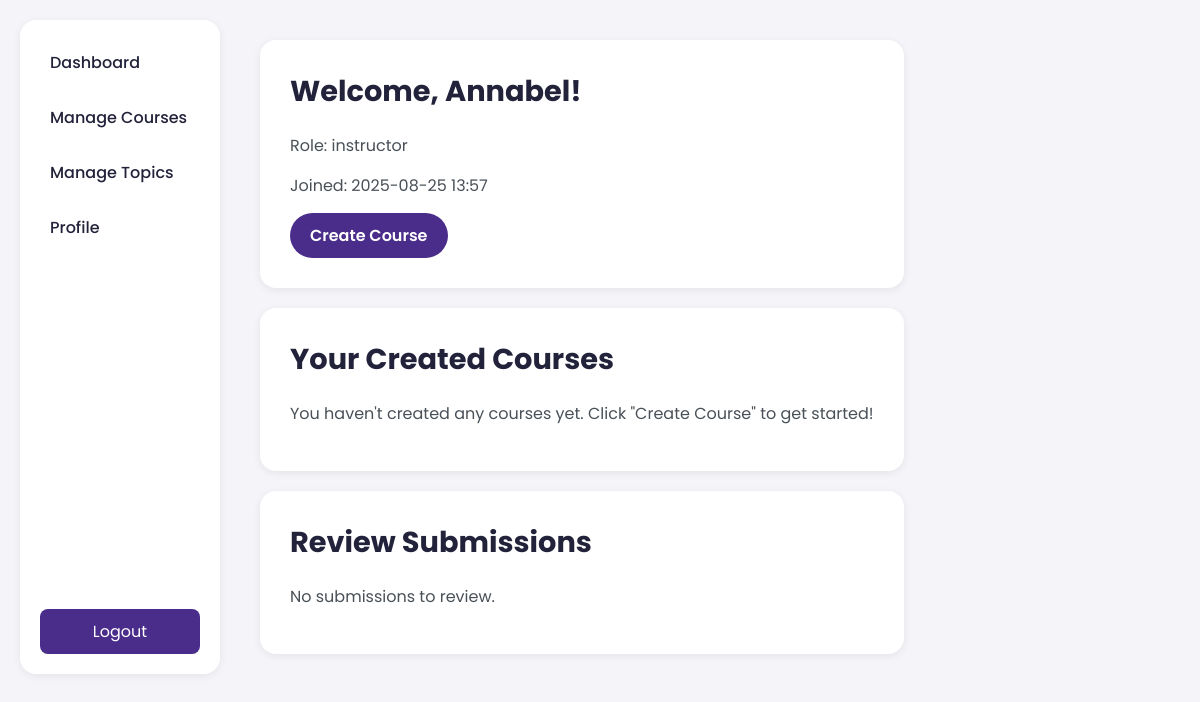
The page /instructor_dashboard (signed in) on the database as committed earlier.
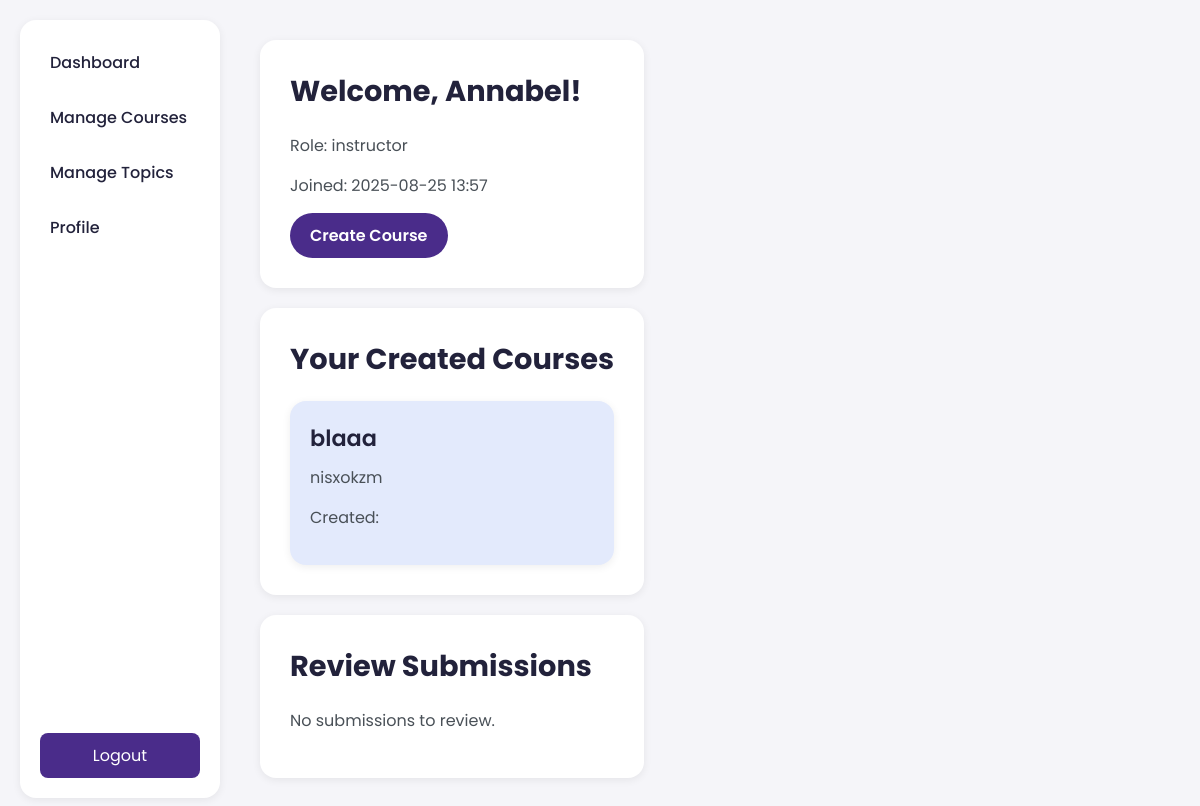
The same page on the database as committed later.
### tables this page shows
CREATE TABLE courses (
        id INTEGER PRIMARY KEY AUTOINCREMENT,
        title TEXT NOT NULL,
        description TEXT,
        video_url TEXT,
        video_path TEXT, 
        instructor_id INTEGER,
        topics TEXT,
        image_path TEXT,
        FOREIGN KEY (instructor_id) REFERENCES users(id)
    );

### app.py (the view, shortened to what this page needs)
@app.route('/instructor_dashboard', methods=['GET', 'POST'])
def instructor_dashboard():
    if 'user_id' not in session or session['role'] != 'instructor':
        return redirect(url_for('index'))
    db = get_db()
    user = db.execute('SELECT * FROM users WHERE id = ?', (session['user_id'],)).fetchone()
    courses = db.execute('SELECT * FROM courses WHERE instructor_id = ?', (session['user_id'],)).fetchall()
    submissions = db.execute('''
        SELECT s.id, s.user_id, s.course_id, s.submission_text, s.submitted_at, s.feedback, s.grade,
        u.firstname || ' ' || u.lastname AS student_name, c.title AS course_title
        FROM submissions s
        JOIN users u ON s.user_id = u.id
        JOIN courses c ON s.course_id = c.id
        WHERE s.course_id IN (SELECT id FROM courses WHERE instructor_id = ?)
        AND s.feedback IS NULL
    ''', (session['user_id'],)).fetchall()
    return render_template('instructor_dashboard.html', user=user, courses=courses, submissions=submissions)

### app.py (called while the page is built)
@app.template_filter('datetimeformat')
def datetimeformat(value, format='%Y-%m-%d %H:%M'):
    if value == 'now':
        return datetime.now().strftime(format)
    try:
        return datetime.strptime(value, '%Y-%m-%d %H:%M:%S').strftime(format) if value else ''
    except (ValueError, TypeError):
        return value

### database.py (called while the page is built)
def get_db():
    conn = sqlite3.connect('database.db')
    conn.row_factory = sqlite3.Row
    return conn

### templates/instructor_dashboard.html (shortened to what this page needs)
<!DOCTYPE html>
<html lang="en">
<head>
  <link rel="stylesheet" href="{{ url_for('static', filename='css/styles.css') }}">
</head>
<body>
  <div class="container">
    <nav class="sidebar" aria-label="Sidebar navigation">
            <a href="{{ url_for('instructor_dashboard') }}" class="nav-link">Dashboard</a>
            <a href="{{ url_for('manage_courses') }}" class="nav-link">Manage Courses</a>
            <a href="{{ url_for('manage_topics') }}" class="nav-link">Manage Topics</a>
            <a href="{{ url_for('profile') }}" class="nav-link">Profile</a>
            <a href="{{ url_for('logout') }}" class="logout-btn">Logout</a>
    </nav>
    <main>
      <div class="dashboard-card">
        <h2 class="card-title">Welcome, {{ user['firstname'] }}!</h2>
        <p class="card-text">Role: {{ user.role }}</p>
        <p class="card-text">Joined: {{ 'now' | datetimeformat }}</p>
        <a href="{{ url_for('create_course') }}" class="btn btn-primary btn-block">Create Course</a>
      </div>
      <div class="dashboard-card">
        <h2 class="card-title">Your Created Courses</h2>
        {% if courses %}
        <div class="course-grid">
          {% for course in courses %}
          <div class="course-card">
            <div class="course-title">{{ course.title }}</div>
            <p class="card-text">{{ course.description | truncate(100, true) }}</p>
            <p class="card-text">Created: {{ course.created_at | datetimeformat }}</p>
          </div>
          {% endfor %}
        </div>
        {% else %}
        <p class="card-text">You haven't created any courses yet. Click "Create Course" to get started!</p>
        {% endif %}
      </div>
      <div class="dashboard-card">
        <h2 class="card-title">Review Submissions</h2>
        {% if submissions %}
        <div class="course-grid">
          {% for submission in submissions %}
          <div class="course-card">
            <div class="course-title">Student: {{ submission.username }}</div>
            <p class="card-text">Course ID: {{ submission.course_id }}</p>
            <p class="card-text">Submitted: {{ submission.submitted_at | datetimeformat }}</p>
            <p class="card-text">Submission: {{ submission.submission_text | truncate(100, true) }}</p>
            {% if not submission.feedback %}
            <form method="POST" action="{{ url_for('instructor_dashboard') }}">
              <input type="hidden" name="submission_id" value="{{ submission.id }}">
              <div class="form-group">
                <label for="feedback_{{ submission.id }}" class="form-label">Feedback</label>
                <textarea class="form-control" id="feedback_{{ submission.id }}" name="feedback" rows="2" required></textarea>
              </div>
              <div class="form-group">
                <label for="grade_{{ submission.id }}" class="form-label">Grade (0-100)</label>
                <input type="number" class="form-control" id="grade_{{ submission.id }}" name="grade" min="0" max="100" required>
              </div>
              <button type="submit" class="btn btn-primary">Submit Feedback</button>
            </form>
            {% else %}
            <p class="card-text">Feedback: {{ submission.feedback }}</p>
            <p class="card-text">Grade: {{ submission.grade }}</p>
            {% endif %}
          </div>
          {% endfor %}
        </div>
        {% else %}
        <p class="card-text">No submissions to review.</p>
        {% endif %}
      </div>
    </main>
  </div>
</body>

Rows that differ between the two databases and show on the page:
added courses: title "blaaa", description "nisxokzm"
Other text that changed with them:
text no longer shown: "You haven't created any courses yet. Click \"Create Course\" to get started!"
